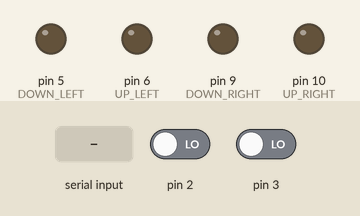
This sketch was run on a simulated Arduino Uno, built with avr-gcc and run on an emulated ATmega328P. On the bench: output pins drawn as LEDs (lit = HIGH). The inputs (shaded band) are chosen by the test bench; at power-on: pin 2 LOW, pin 3 LOW.

Above: at 1.2 s.
1.3 s: "F" received over Serial
At 2.3 s:
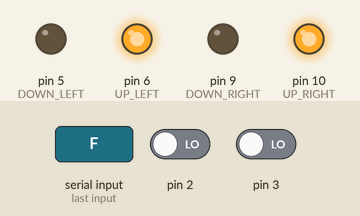
2.8 s: "B" received over Serial
At 3.4 s:
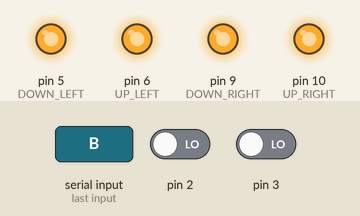
4.3 s: "G" received over Serial
At 4.6 s:
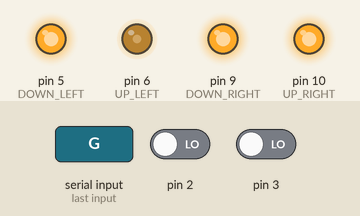
5.8 s: "I" received over Serial
At 6.9 s:
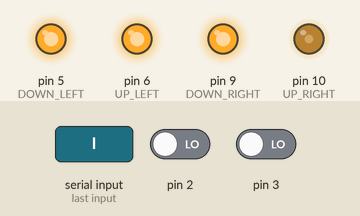
7.3 s: "H" received over Serial
At 8.1 s:
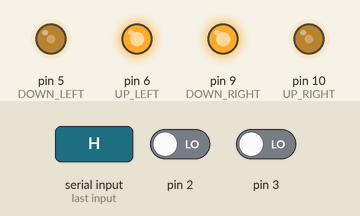
8.8 s: "J" received over Serial
At 9.2 s:
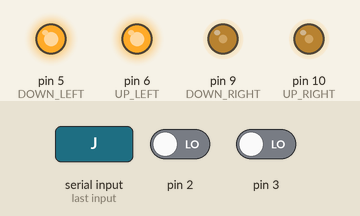
Timing chart, 0 to 11.3 s (numbered marks = the images above; inputs shaded):
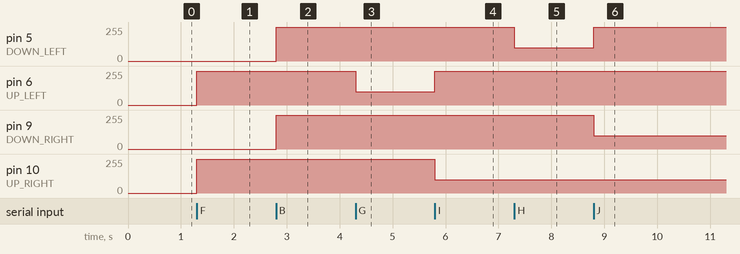

The sketch:

sketch_jun29a.ino
```cpp
//пины
#define UP_RIGHT 10//вперёд правый мотор
#define DOWN_RIGHT 9//назад правй мотор
#define UP_LEFT 6//вперёд левый мотор
#define DOWN_LEFT 5//назад левый мотор

#define LEFT_ENCODER 2//левый энкодер
#define RIGHT_ENCODER 3//правый энкодер
//----------------------------------------------------------------------------------------------

//скорость двигателей
#define SPD_NULL 0
#define SPD_MIN 100
#define SPD_MAX 255
//----------------------------------------------------------------------------------------------

////коды кнопок
//#define KEY_UP "F"
//#define KEY_DOWN "B"
//#define KEY_LEFT "L"
//#define KEY_RIGHT "R"
//----------------------------------------------------------------------------------------------

//прерывания
#define LEFT_ENC_INT 0
#define RIGHT_ENC_INT 1

//скорость работы ардуино
#define SERIAL_BOAD 115200
//----------------------------------------------------------------------------------------------

//шаг за прерывание мм/см
#define STEP_MM 5.075
#define STEP_SM 0.5075

//число прерываний на сантиметр
#define IMP_CM 1.97
//----------------------------------------------------------------------------------------------

//переменная хранящая код с геймпада на телефоне
char res;

//переменные прерываний энкодеков
volatile uint16_t leftImp = 0;
volatile uint16_t rightImp = 0;

int currSpd = 0;

void leftEncInt()//обработчик прерываний левого энкодера
{
  leftImp++;
}

void rightEncInt()//обработчик прерываний правого энкодера
{
  rightImp++;
}

void parser()//ф-ия парсер для движения робота(коды задаются в приложении на телефоне)
{
   res = Serial.read();
   switch (res)
   {
    case 'F':
      analogWrite(UP_RIGHT, SPD_MAX);
      analogWrite(UP_LEFT, SPD_MAX);
      break;
    case 'B':
      analogWrite(DOWN_RIGHT, SPD_MAX);
      analogWrite(DOWN_LEFT, SPD_MAX);
      break;
    case 'G':
      analogWrite(UP_LEFT, SPD_MIN);
      analogWrite(UP_RIGHT, SPD_MAX);
      break;
    case 'I':
      analogWrite(UP_LEFT, SPD_MAX);
      analogWrite(UP_RIGHT, SPD_MIN);
      break;
    case 'H':
      analogWrite(DOWN_LEFT, SPD_MIN);
      analogWrite(DOWN_RIGHT, SPD_MAX);
      break;
    case 'J':
      analogWrite(DOWN_LEFT, SPD_MAX);
      analogWrite(DOWN_RIGHT, SPD_MIN);
      break;
    case 'L':
      analogWrite(DOWN_LEFT, SPD_MAX);
      analogWrite(UP_RIGHT, SPD_MAX);
      break;
    case 'R':
      analogWrite(DOWN_RIGHT, SPD_MAX);
      analogWrite(UP_LEFT, SPD_MAX);
      break;
    default:
      analogWrite(DOWN_RIGHT, 0);
      analogWrite(DOWN_LEFT, 0);
      analogWrite(UP_RIGHT, 0);
      analogWrite(UP_LEFT, 0);
      break;
   }
}

//void speedControl()//ф-ия контроля скорости движения
//{
//  if (){
//
//  }
//}

void setup() {
  Serial.begin(SERIAL_BOAD);
  pinMode(UP_RIGHT, OUTPUT);
  pinMode(UP_LEFT, OUTPUT);
  pinMode(DOWN_RIGHT, OUTPUT);
  pinMode(DOWN_LEFT, OUTPUT);
  attachInterrupt(LEFT_ENC_INT, leftEncInt, CHANGE);
  attachInterrupt(RIGHT_ENC_INT, rightEncInt, CHANGE);
}

void loop() {
  if (Serial.available()){
    parser();
  }
}
```

Measured:
- after the input at 1.3 s, pin 6 (UP_LEFT), pin 10 (UP_RIGHT): 0/255 → 255/255 at once
- after the input at 2.8 s, pin 5 (DOWN_LEFT), pin 9 (DOWN_RIGHT): 0/255 → 255/255 at once
- after the input at 4.3 s, pin 6 (UP_LEFT): 255/255 → 100/255 at once
- after the input at 5.8 s, pin 6 (UP_LEFT): 100/255 → 255/255 at once; pin 10 (UP_RIGHT): 255/255 → 100/255 at once
- after the input at 7.3 s, pin 5 (DOWN_LEFT): 255/255 → 100/255 at once
- after the input at 8.8 s, pin 5 (DOWN_LEFT): 100/255 → 255/255 at once; pin 9 (DOWN_RIGHT): 255/255 → 100/255 at once
